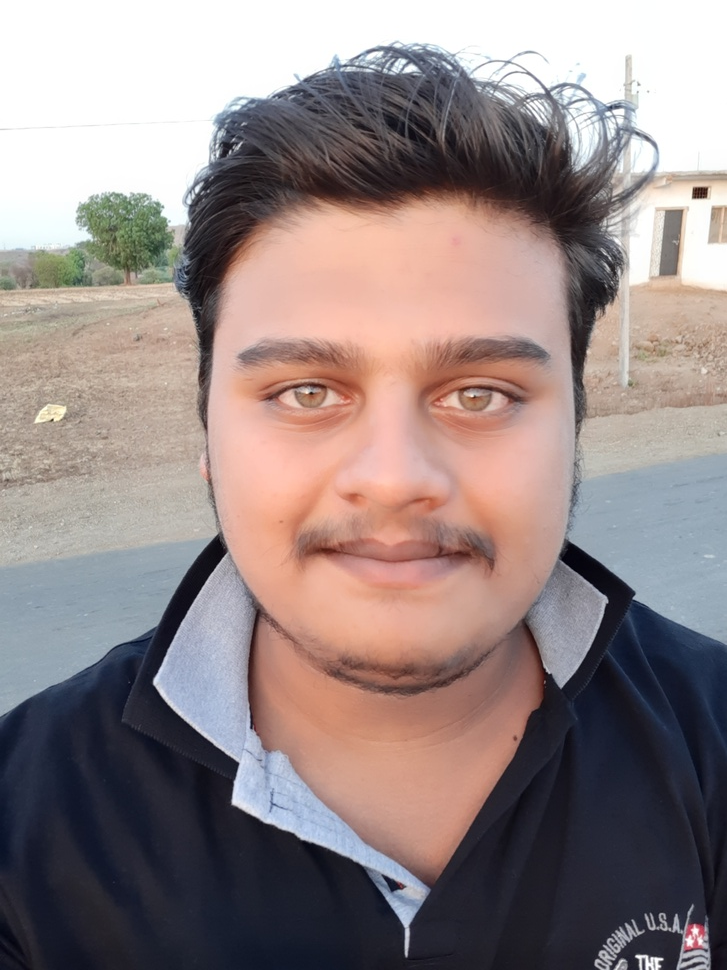
#> input picture Image.jpg, 727 x 970 px, shrunk from 3456 x 4608 before the run
$ jupyter execute BT19ECE050_DIP_A-1.ipynb
#> lines starting #> are read from the running program, lines starting #| are printed output that depends on the picture; after the words box and inside, x2 and y2 are one past the last pixel; in counts of white or black regions, pixels touching at a corner belong together
[cell 1]
# BT19ECE050
# Jayesh Malviya


# Assignment 1: Take a passport size photo of yours and perform the following:
# a.  Convert to gray scale
# b.  Conver to binary
# c.  Add a and b
# d.  Add 20 to a

[cell 2]
import cv2
import numpy as np
import matplotlib.pyplot as plt

[cell 3]
img = cv2.imread("Image.jpg")
#> img is the input picture: shape (970, 727, 3); mean B, G, R 133.6, 134.5, 148.8
img = cv2.cvtColor(img, cv2.COLOR_BGR2RGB)

[cell 4]
plt.imshow(img)

# Task 1

[cell 5]
gray = 0.2989*img[:,:,0] + 0.5870*img[:,:,1] + 0.1140*img[:,:,2]
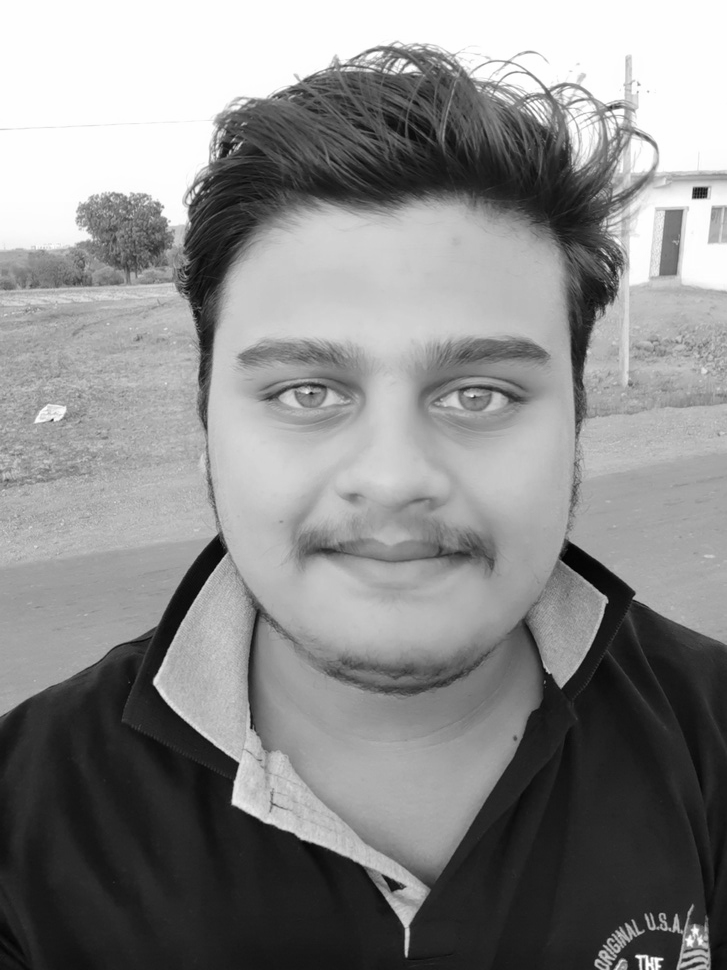
#> gray: shape (970, 727) float64; min 1.03, max 255, mean 138.6

[cell 6]
plt.imshow(gray, cmap='gray')

# Task2

[cell 7]
threshold = 127
bin = np.zeros((img.shape[0], img.shape[1]))

[cell 8]
for i in range(len(gray)):
    for j in range(len(gray[i])):
        if(gray[i,j] > threshold):
            bin[i,j] = 1
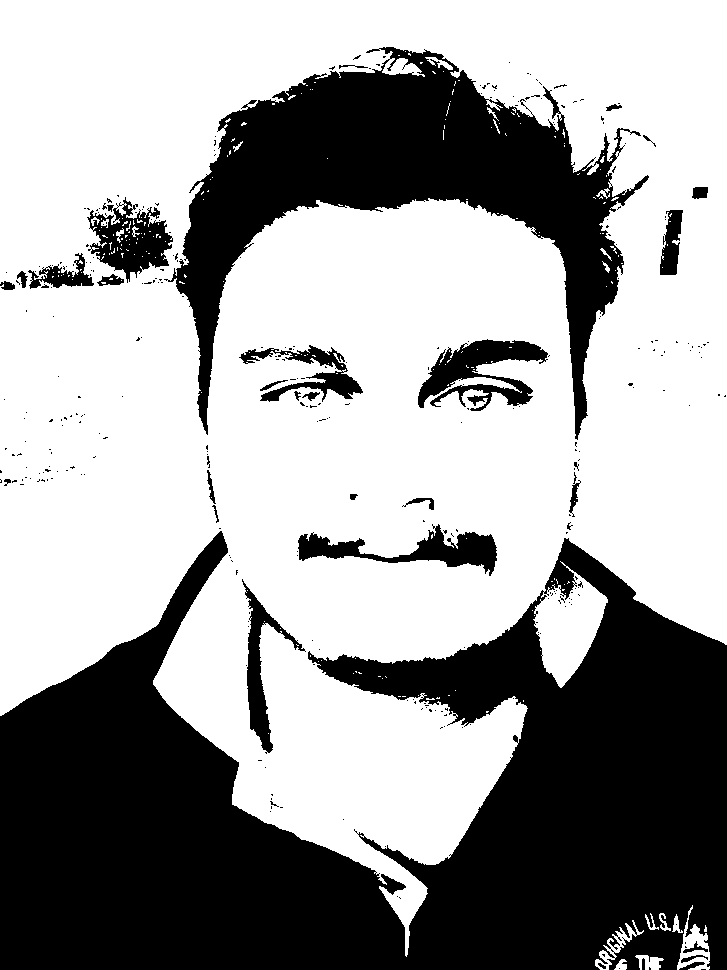
#> bin: shape (970, 727) float64; values 0 (black) and 1 (white), 62.3% white; 323 black regions (289 under 20 px), largest, box (x1, y1, x2, y2) and area: (0, 531, 727, 970) 184701, (164, 47, 649, 440) 60229, (418, 339, 548, 411) 4326

[cell 9]
plt.imshow(bin, cmap='binary')

# Task 3

[cell 10]
bin_gray = bin + gray

[cell 11]
plt.imshow(bin_gray, cmap='gray')

# Task 4

[cell 12]
gray_20 = gray + 20
